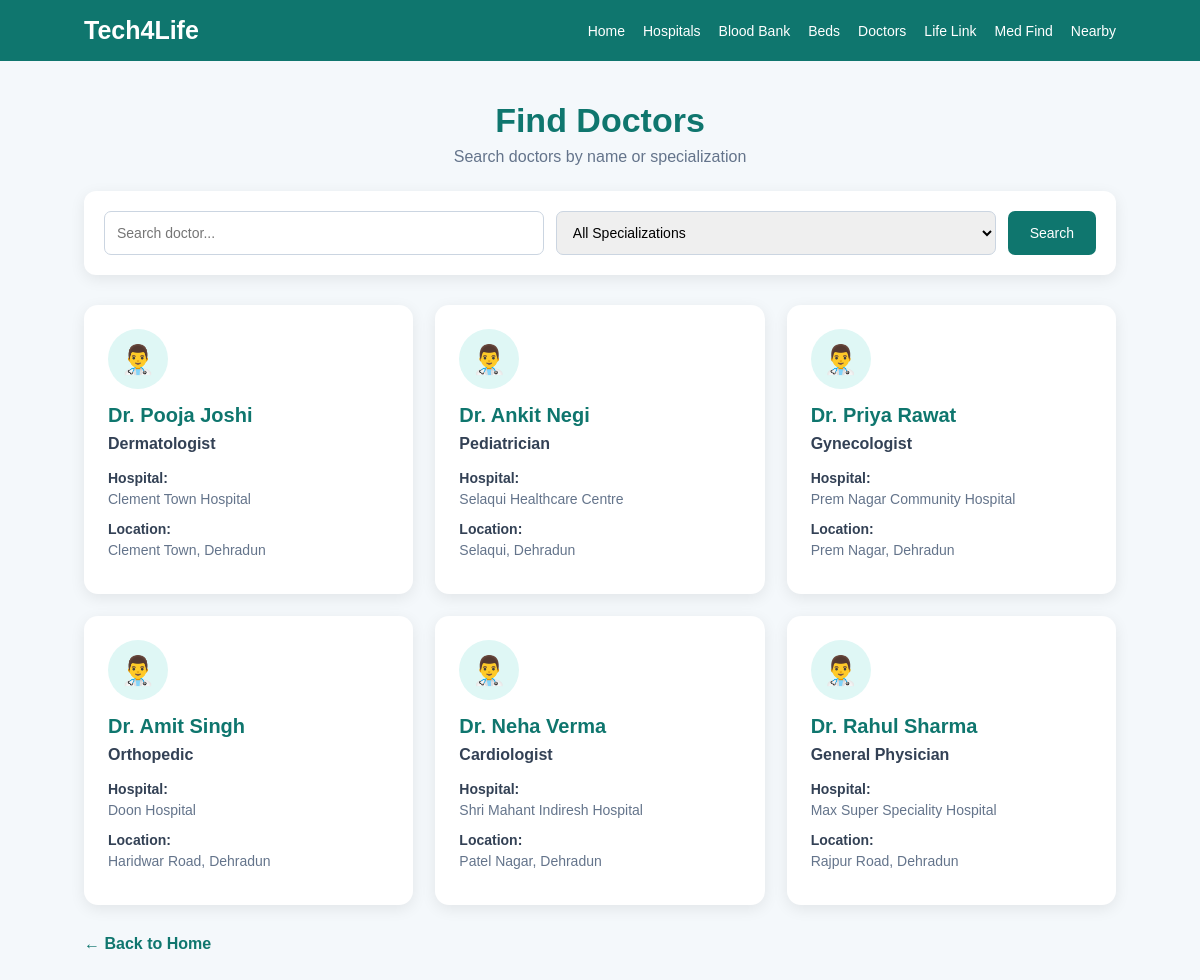
Page /doctors on the committed database.
### tables this page shows
CREATE TABLE doctors (
            id INTEGER PRIMARY KEY AUTOINCREMENT,
            name TEXT NOT NULL,
            specialization TEXT NOT NULL,
            hospital TEXT NOT NULL,
            location TEXT NOT NULL
        );

### app.py (the view, shortened to what this page needs)
@app.route("/doctors")
def doctors():
    search = request.args.get("search", "").strip()
    specialization = request.args.get("specialization", "").strip()
    conn = get_db_connection()
    specializations = conn.execute("""
        SELECT DISTINCT specialization
        FROM doctors
        ORDER BY specialization
    """).fetchall()
    query = "SELECT * FROM doctors WHERE 1=1"
    params = []
    if specialization:
        query += " AND specialization = ?"
        params.append(specialization)
    query += " ORDER BY id DESC"
    doctors = conn.execute(
        query,
        params
    ).fetchall()
    conn.close()
    return render_template(
        "doctors.html",
        doctors=doctors,
        search=search,
        specialization=specialization,
        specializations=specializations
    )

### app.py (called while the page is built)
def get_db_connection():
    conn = sqlite3.connect(DATABASE)
    conn.row_factory = sqlite3.Row
    return conn

### templates/doctors.html (shortened to what this page needs)
<!DOCTYPE html>
<html lang="en">
<head>
</head>
<body>
    <nav>
        <a href="/" class="logo">Tech4Life</a>
        <div class="nav-links">
            <a href="/">Home</a>
            <a href="/hospitals">Hospitals</a>
            <a href="/blood-bank">Blood Bank</a>
            <a href="/beds">Beds</a>
            <a href="/doctors">Doctors</a>
            <a href="https://visionary-semolina-8a3267.netlify.app/" target="_blank" rel="noopener">Life Link</a>
            <a href="https://glittering-halva-2beeba.netlify.app/" target="_blank" rel="noopener">Med Find</a>
            <a href="/nearby">Nearby</a>
        </div>
    </nav>
    <div class="container">
        <div class="heading">
            <h1>Find Doctors</h1>
            <p>Search doctors by name or specialization</p>
        </div>
        <div class="search-box">
            <form method="GET" action="/doctors">
                <input type="text" name="search" placeholder="Search doctor..." value="{{ search or '' }}">
                <select name="specialization">
                <option value="">All Specializations</option>
            </select>
                <button type="submit">Search</button>
            </form>
        </div>
        {% if doctors %}
        <div class="doctors-grid">
            {% for doctor in doctors %}
            <div class="doctor-card">
                <div class="doctor-icon">👨‍⚕️</div>
                <h2>{{ doctor["name"] }}</h2>
                <div class="specialization">
                    {{ doctor["specialization"] }}
                </div>
                <div class="info">
                    <strong>Hospital:</strong><br> {{ doctor["hospital"] }}
                </div>
                <div class="info">
                    <strong>Location:</strong><br> {{ doctor["location"] }}
                </div>
            </div>
            {% endfor %}
        </div>
        {% else %}
        <div class="empty">
            <h3>No doctors found</h3>
            <p>Try searching with another doctor name or specialization.</p>
        </div>
        {% endif %}
        <a href="/" class="back">← Back to Home</a>
    </div>
</body>
</html>

### templates/doctors.html (style rules this page uses)
* { box-sizing: border-box; margin: 0; padding: 0; }
body { font-family: Arial, sans-serif; background: #f4f8fb; color: #1f2937; }
nav { background: #0f766e; padding: 16px 7%; display: flex; justify-content: space-between; align-items: center; flex-wrap: wrap; gap: 15px; }
.logo { color: white; font-size: 25px; font-weight: bold; text-decoration: none; }
.nav-links { display: flex; gap: 18px; flex-wrap: wrap; }
.nav-links a { color: white; text-decoration: none; font-size: 14px; }
.container { width: 86%; max-width: 1200px; margin: 40px auto; }
.heading { text-align: center; margin-bottom: 25px; }
.heading h1 { color: #0f766e; font-size: 34px; margin-bottom: 8px; }
.heading p { color: #64748b; }
.search-box { background: white; padding: 20px; border-radius: 12px; box-shadow: 0 4px 15px rgba(0, 0, 0, 0.08); margin-bottom: 30px; }
form { display: flex; gap: 12px; flex-wrap: wrap; }
input, select { flex: 1; min-width: 200px; padding: 12px; border: 1px solid #cbd5e1; border-radius: 7px; font-size: 14px; outline: none; }
button { background: #0f766e; color: white; border: none; padding: 12px 22px; border-radius: 7px; cursor: pointer; font-size: 14px; }
.doctors-grid { display: grid; grid-template-columns: repeat(3, 1fr); gap: 22px; }
.doctor-card { background: white; border-radius: 14px; padding: 24px; box-shadow: 0 4px 15px rgba(0, 0, 0, 0.08); transition: 0.2s; }
.doctor-icon { width: 60px; height: 60px; border-radius: 50%; background: #dff7f5; display: flex; align-items: center; justify-content: center; font-size: 28px; margin-bottom: 15px; }
.doctor-card h2 { color: #0f766e; font-size: 20px; margin-bottom: 8px; }
.specialization { color: #334155; font-weight: bold; margin-bottom: 15px; }
.info { margin: 9px 0; color: #64748b; font-size: 14px; line-height: 1.5; }
.info strong { color: #334155; }
.back { display: inline-block; margin-top: 30px; color: #0f766e; text-decoration: none; font-weight: bold; }

### rows in the picture
doctors: name "Dr. Pooja Joshi", specialization "Dermatologist", hospital "Clement Town Hospital", location "Clement Town, Dehradun"
doctors: name "Dr. Ankit Negi", specialization "Pediatrician", hospital "Selaqui Healthcare Centre", location "Selaqui, Dehradun"
doctors: name "Dr. Priya Rawat", specialization "Gynecologist", hospital "Prem Nagar Community Hospital", location "Prem Nagar, Dehradun"
doctors: name "Dr. Amit Singh", specialization "Orthopedic", hospital "Doon Hospital", location "Haridwar Road, Dehradun"
doctors: name "Dr. Neha Verma", specialization "Cardiologist", hospital "Shri Mahant Indiresh Hospital", location "Patel Nagar, Dehradun"
doctors: name "Dr. Rahul Sharma", specialization "General Physician", hospital "Max Super Speciality Hospital", location "Rajpur Road, Dehradun"
